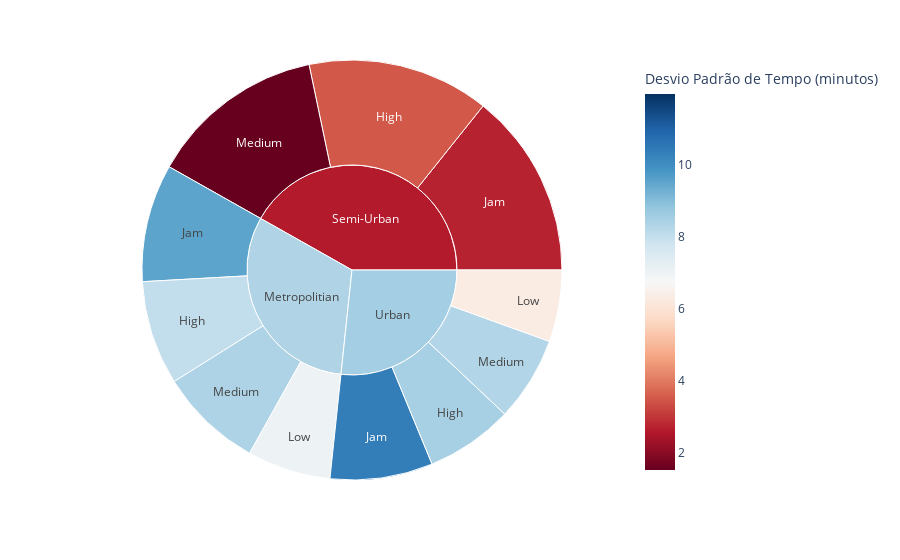

The cell this chart's notebook holds for it:
### Markdown cell above
# Tempo Médio e Desvio Padrão de entrega por cidade

### Code cell
cols =['City', 'Time_taken(min)', 'Road_traffic_density']
df_aux = df1.loc[:, cols].groupby(['City', 'Road_traffic_density']).agg({'Time_taken(min)' : ['mean', 'std']})

df_aux.columns = ['avg_time', 'std_time']

df_aux = df_aux.reset_index()

fig = px.sunburst(df_aux, 
                  path=['City', 'Road_traffic_density'], 
                  values='avg_time',
                  color='std_time',
                  color_continuous_scale='RdBu',
                  color_continuous_midpoint=np.average(df_aux['std_time']))

# Personalizando o layout da dica de ferramenta
fig.update_traces(
    hovertemplate='<b>%{label}</b><br>Tempo Médio: %{value:.2f} minutos<br>Std Time: %{customdata[0]:.2f} minutos'
)

# Ajustando o título da barra de cores
fig.update_layout(coloraxis_colorbar_title='Desvio Padrão de Tempo (minutos)')

fig.show()

### Figure 1 — Plotly figure (JSON) as saved in the notebook; plotly's stock layout.template omitted (floating-point values rounded to 4 significant figures)
{"data": [{"branchvalues": "total", "customdata": [[8.035], [3.512], [8.484], [9.523], [2.719], [10.38], [7.012], [6.304], [8.369], [1.528], [8.307], [8.339], [2.599], [8.551]], "domain": {"x": [0, 1], "y": [0, 1]}, "hovertemplate": "<b>%{label}</b><br>Tempo Médio: %{value:.2f} minutos<br>Std Time: %{customdata[0]:.2f} minutos", "ids": ["Metropolitian/High", "Semi-Urban/High", "Urban/High", "Metropolitian/Jam", "Semi-Urban/Jam", "Urban/Jam", "Metropolitian/Low", "Urban/Low", "Metropolitian/Medium", "Semi-Urban/Medium", "Urban/Medium", "Metropolitian", "Semi-Urban", "Urban"], "labels": ["High", "High", "High", "Jam", "Jam", "Jam", "Low", "Low", "Medium", "Medium", "Medium", "Metropolitian", "Semi-Urban", "Urban"], "marker": {"coloraxis": "coloraxis", "colors": [8.035, 3.512, 8.484, 9.523, 2.719, 10.38, 7.012, 6.304, 8.369, 1.528, 8.307, 8.339, 2.599, 8.551]}, "name": "", "parents": ["Metropolitian", "Semi-Urban", "Urban", "Metropolitian", "Semi-Urban", "Urban", "Metropolitian", "Urban", "Metropolitian", "Semi-Urban", "Urban", "", "", ""], "type": "sunburst", "values": [28.27, 49.33, 23.72, 31.92, 50.24, 27.83, 22.65, 19.44, 28.06, 47.67, 22.93, 110.9, 147.2, 93.92]}], "layout": {"coloraxis": {"cmid": 6.743, "colorbar": {"title": {"text": "Desvio Padrão de Tempo (minutos)"}}, "colorscale": [[0, "rgb(103,0,31)"], [0.1, "rgb(178,24,43)"], [0.2, "rgb(214,96,77)"], [0.3, "rgb(244,165,130)"], [0.4, "rgb(253,219,199)"], [0.5, "rgb(247,247,247)"], [0.6, "rgb(209,229,240)"], [0.7, "rgb(146,197,222)"], [0.8, "rgb(67,147,195)"], [0.9, "rgb(33,102,172)"], [1, "rgb(5,48,97)"]]}, "legend": {"tracegroupgap": 0}, "margin": {"t": 60}}}
